Frame 1 (no input): blank canvas, image omitted
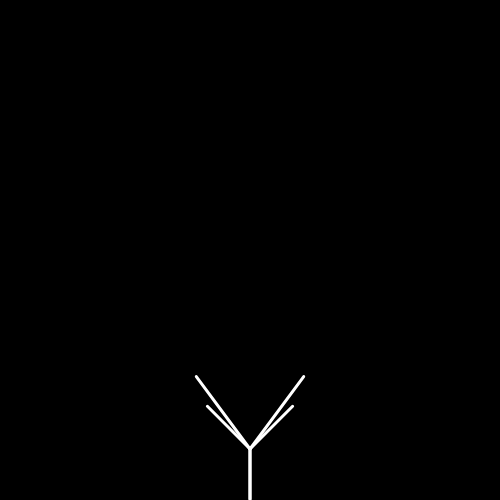
Frame 60 (no input)
Frame 120 (the mouse pressed at the canvas centre since frame 60): identical to frame 60, image omitted

The p5.js sketch that drew this single still picture (run headless with seeded random() and noise() and a simulated clock; from frame 60 on, the mouse is pressed at the canvas centre):

// p5.js sketch
// ── sketch.js
// canvas size
w = 500;
h = 500;

// How fast to grow the tree
growSpeed = 0.05;
// how often to spawn a branch
branchProbability = 0.95;
// how often to kill a branch
stopProbability = 0.3;
// max number of branches alive simultaneously
maxBranch = 20;
// max growth angle with respect to the vertical
maxAngle = Math.PI / 2;

// distance interval where to spawn the next branch piece
minDist = 50;
maxDist = 100;

// create root at bottom center of canvas
activeSources = [];
// set first target point at vertical of root
activeTargets = [];
// set of fully grown branches
lines = [];

hasbranched = false;

t = 0;

function setup() {
  createCanvas(w, h);
  
  // create root at bottom center of canvas
  append(activeSources, createVector(width / 2, height - 1));
  
  // set first target point at vertical of root
  append(activeTargets, createVector(width / 2, height - 1 - minDist));
}

function draw() {
  background(0);
  stroke(255);
  
  t += growSpeed;
  
  // draw all static branches
  for (i = 0; i < lines.length; i++) {
    line(lines[i][0].x, lines[i][0].y, lines[i][1].x, lines[i][1].y);
    line(w - lines[i][0].x, lines[i][0].y, w - lines[i][1].x, lines[i][1].y);
  }
  
  strokeWeight(3);
  // draw growing branches
  for (i = 0; i < activeTargets.length; i++) {
    tgt = createVector(activeTargets[i].x * t + activeSources[i].x * (1 - t), activeTargets[i].y * t + activeSources[i].y * (1 - t));
    line(activeSources[i].x, activeSources[i].y, tgt.x, tgt.y);
    line(w - activeSources[i].x, activeSources[i].y, w - tgt.x, tgt.y);
  }
  
  // once the target point is reached, compute new branch
  if (t >= 1) {
    // store the fully grown branches
    for (i = 0; i < activeSources.length; i++) {
      append(lines, [activeSources[i].copy(), activeTargets[i].copy()]);
    }
    
    newTgt = [];
    newSrc = [];
    // for each new source, select the new targets
    for (i = 0; i < activeSources.length; i++) {
      // if the branch is randomly stopped or exits the canvas, do nothing
      stop = stopProbability;
      branch = branchProbability;
      if (activeTargets[i].y < height / 10) {
        stop = 0.99;
        branch = 0.1;
      }
      if ((random(0, 1) > stop || !hasbranched) && isInBounds(activeTargets[i])) {
        // create new target
        append(newTgt, setTarget(activeTargets[i].copy()));
        append(newSrc, activeTargets[i].copy());
      
        // if branching, create second new target
        if (random(0, 1) < branch && newSrc.length < maxBranch) {
          hasbranched = true;
          append(newTgt, setTarget(activeTargets[i].copy()));
          append(newSrc, activeTargets[i].copy());
        }
      }
    }
    activeTargets.splice(0, activeTargets.length);
    activeSources.splice(0, activeSources.length);
    arrayCopy(newTgt, activeTargets);
    arrayCopy(newSrc, activeSources);
    
    t = 0;
  }
}


function setTarget(src) {
  distance = random(minDist, maxDist);
  angle = random(-maxAngle, maxAngle);
  tgt = createVector(-distance * Math.cos(angle + Math.PI / 2) + src.x, -distance * Math.sin(angle + Math.PI / 2) + src.y);

  return tgt;
}

function  isInBounds(vec) {
  return vec.x > 0 && vec.x < width && vec.y > 0 && vec.y < height;
}
